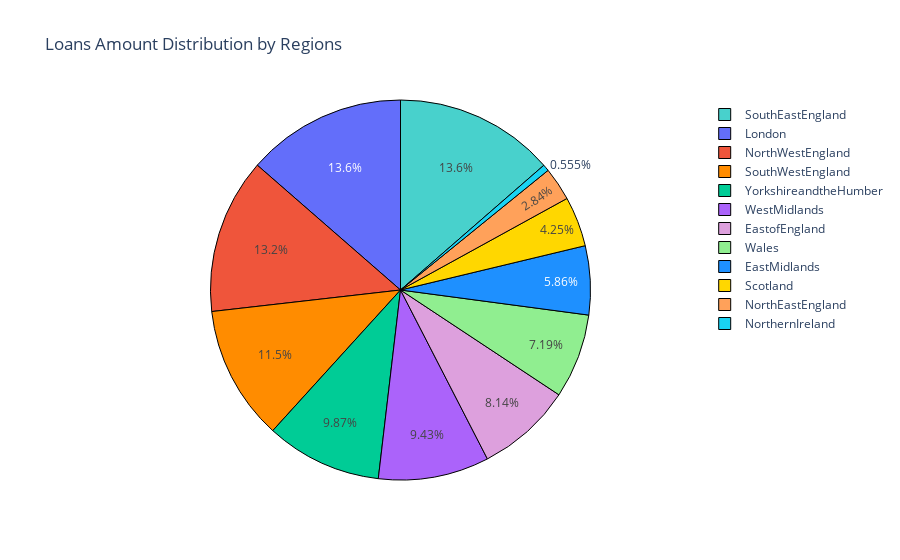

Notebook cell for this chart:
### Code cell
import plotly.offline as py

# Get the loan amount for loans that were defaulted by each region.

colors1 = ['dodgerblue', 'plum', 'Oxygen','Hydrogen','Carbon_Dioxide','Nitrogen','gold', 'mediumturquoise', 'darkorange', 'lightgreen'] 
counts =  df[['loan_amount','Region']].loc[(df['Is_Good'] == 0)]
counts = counts.groupby(['Region'])['loan_amount'].sum()
labels = counts.index
values = counts.values

pie = go.Pie(labels=labels, values=values, marker=dict(colors=colors1,line=dict(color='#000000', width=1)))
layout = go.Layout(title='Loans Amount Distribution by Regions')

fig = go.Figure(data=[pie], layout=layout)
py.iplot(fig)

### Figure 1 — Plotly figure (JSON) as saved in the notebook; plotly's stock layout.template omitted (floating-point values rounded to 4 significant figures)
{"data": [{"labels": ["EastMidlands", "EastofEngland", "London", "NorthEastEngland", "NorthWestEngland", "NorthernIreland", "Scotland", "SouthEastEngland", "SouthWestEngland", "Wales", "WestMidlands", "YorkshireandtheHumber"], "marker": {"colors": ["dodgerblue", "plum", "Oxygen", "Hydrogen", "Carbon_Dioxide", "Nitrogen", "gold", "mediumturquoise", "darkorange", "lightgreen"], "line": {"color": "#000000", "width": 1}}, "type": "pie", "values": [15580800, 21635900, 36142900, 7555175, 35155725, 1476275, 11309125, 36171925, 30461125, 19124425, 25070875, 26247425]}], "layout": {"title": {"text": "Loans Amount Distribution by Regions"}}}
